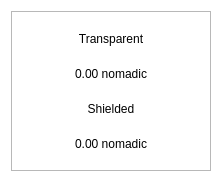
<?xml version="1.0" encoding="UTF-8"?>
<ui version="4.0">
 <class>BalanceBubble</class>
 <widget class="QWidget" name="BalanceBubble">
  <property name="geometry">
   <rect>
    <x>0</x>
    <y>0</y>
    <width>218</width>
    <height>178</height>
   </rect>
  </property>
  <property name="minimumSize">
   <size>
    <width>218</width>
    <height>178</height>
   </size>
  </property>
  <property name="maximumSize">
   <size>
    <width>250</width>
    <height>178</height>
   </size>
  </property>
  <property name="windowTitle">
   <string>Form</string>
  </property>
  <property name="styleSheet">
   <string notr="true">#BalanceBubble{
background-color:transparent
}</string>
  </property>
  <layout class="QVBoxLayout" name="verticalLayout_2">
   <property name="spacing">
    <number>0</number>
   </property>
   <item>
    <widget class="QFrame" name="frame">
     <property name="minimumSize">
      <size>
       <width>200</width>
       <height>160</height>
      </size>
     </property>
     <property name="maximumSize">
      <size>
       <width>250</width>
       <height>160</height>
      </size>
     </property>
     <property name="styleSheet">
      <string notr="true"/>
     </property>
     <property name="frameShape">
      <enum>QFrame::StyledPanel</enum>
     </property>
     <property name="frameShadow">
      <enum>QFrame::Raised</enum>
     </property>
     <property name="lineWidth">
      <number>10</number>
     </property>
     <layout class="QVBoxLayout" name="verticalLayout">
      <property name="spacing">
       <number>0</number>
      </property>
      <item>
       <layout class="QHBoxLayout" name="horizontalLayout">
        <item>
         <widget class="QLabel" name="lblFirst">
          <property name="styleSheet">
           <string notr="true"/>
          </property>
          <property name="text">
           <string>Transparent</string>
          </property>
          <property name="alignment">
           <set>Qt::AlignCenter</set>
          </property>
         </widget>
        </item>
       </layout>
      </item>
      <item>
       <widget class="QLabel" name="textTransparent">
        <property name="styleSheet">
         <string notr="true"/>
        </property>
        <property name="text">
         <string>0.00 nomadic</string>
        </property>
        <property name="alignment">
         <set>Qt::AlignCenter</set>
        </property>
       </widget>
      </item>
      <item>
       <widget class="QLabel" name="lblSecond">
        <property name="styleSheet">
         <string notr="true"/>
        </property>
        <property name="text">
         <string>Shielded</string>
        </property>
        <property name="alignment">
         <set>Qt::AlignCenter</set>
        </property>
       </widget>
      </item>
      <item>
       <widget class="QLabel" name="textShielded">
        <property name="styleSheet">
         <string notr="true"/>
        </property>
        <property name="text">
         <string>0.00 nomadic</string>
        </property>
        <property name="alignment">
         <set>Qt::AlignCenter</set>
        </property>
       </widget>
      </item>
     </layout>
    </widget>
   </item>
  </layout>
 </widget>
 <resources/>
 <connections/>
</ui>
